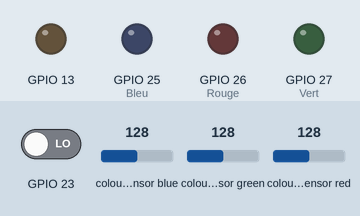
Recording of a program running on a simulated ESP32. On the bench: output pins drawn as LEDs (lit = HIGH). The inputs (shaded band) are chosen by the test bench; at power-on: GPIO 23 LOW, colour sensor blue 128, colour sensor green 128, colour sensor red 128. What the program prints to the serial monitor is not drawn.

Above: at 1.3 s.
1.4 s: GPIO 23 driven HIGH
At 3.2 s:
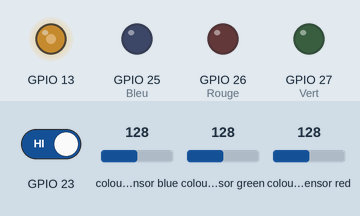
Timing chart, 0 to 4.7 s (numbered marks = the images above; inputs shaded):
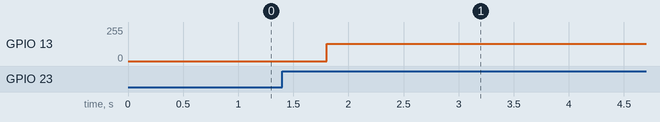

Measured:
- after the input at 1.4 s, GPIO 13: 0/255 → 128/255 after 0.41 s

The program:

main.cpp
```cpp
#include <Arduino.h>
#include "rgb_lcd.h"
#include <ESP32Encoder.h>
#include <Wire.h>
#include <Adafruit_TCS34725.h>
#include <ESP32Servo.h>
#include <Adafruit_MPU6050.h>
#include <Adafruit_Sensor.h>

Adafruit_TCS34725 tcs= Adafruit_TCS34725(TCS34725_INTEGRATIONTIME_101MS, TCS34725_GAIN_4X);
rgb_lcd lcd;


void setup()
{
    Serial.begin(115200);


    pinMode(25, OUTPUT); // Bleu
    pinMode(26, OUTPUT); // Rouge
    pinMode(27, OUTPUT); // Vert

    // Configurer PWM sur GPIO13
    ledcSetup(0, 200, 10); // canal 0, 200 Hz, 10 bits
    ledcAttachPin(13, 0);
    ledcWrite(0, 0); // désactivé au début

}

void loop()
{

    bool trigger = digitalRead(23);

    if (trigger)
    {
        ledcWrite(0, 512); // PWM à 50% 512
    }
    else
    {
        ledcWrite(0, 0); // PWM à 0%
    }

    uint16_t r, g, b, c, color;
    tcs.getRawData(&r, &g, &b, &c);

    //tcs.calculateColorTemperature_dn40(r, g, b, c);
    Serial.printf("r=%d,g=%d,b=%d,\n", r,g,b);

    // Activation des sorties en fonction des seuils
    if (r<90 && g<90 && b>100 ) {
        digitalWrite(25, HIGH); // Bleu
        digitalWrite(26, LOW);
        digitalWrite(27, LOW);
    } else if (r>190 && g<120 && b<120) {
        digitalWrite(25, LOW);
        digitalWrite(26, HIGH); // Rouge
        digitalWrite(27, LOW);
    } else if (r<180 && g>210 && b<180) {
        digitalWrite(25, LOW);
        digitalWrite(26, LOW);
        digitalWrite(27, HIGH); // Vert
    } else {
        digitalWrite(25, LOW);
        digitalWrite(26, LOW);
        digitalWrite(27, LOW);
    }

    // Lire l'état des sorties
    int state25 = digitalRead(25);
    int state26 = digitalRead(26);
    int state27 = digitalRead(27);
    Serial.printf("Pin 25 (Bleu): %d, Pin 26 (Rouge): %d, Pin 27 (Vert): %d\n", state25, state26, state27);

    delay(400);
}
```
